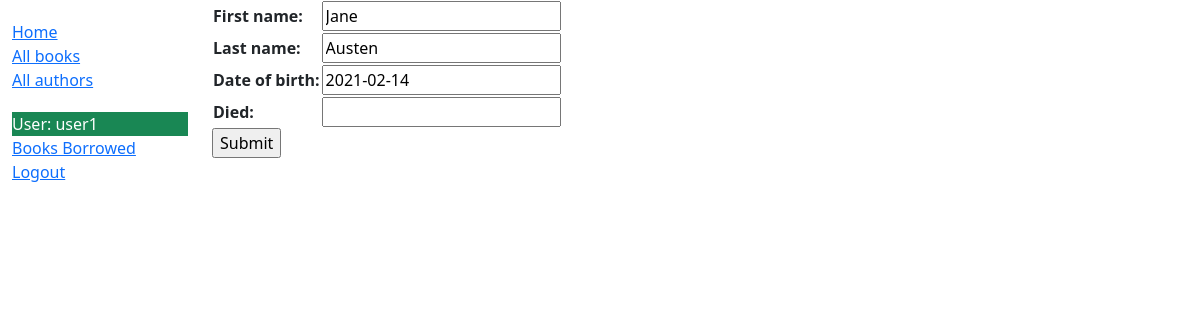
The app's page /catalog/author/1/update (signed in) with its own data.
### catalog/models.py (models this page shows, shortened)
class Author(models.Model):
	first_name = models.CharField(max_length=100)
	last_name = models.CharField(max_length=100)
	date_of_birth = models.DateField(null=True, blank=True)
	date_of_death = models.DateField('died', null=True, blank=True)
	class Meta:
		ordering = ['last_name', 'first_name']
		permissions = (('can_create_author', 'Create new author'), ('can_delete_author', 'Delete Author'),
		               ('can_update_author', 'Update Given Author'))

### catalog/views.py (the view)
# urls.py: path('author/<int:pk>/update', views.AuthorUpdate.as_view(), name='author-update'),
class AuthorUpdate(PermissionRequiredMixin, UpdateView):
	model = Author
	permission_required = 'catalog.can_update_author'
	fields = '__all__'

### catalog/templates/catalog/author_form.html (shortened to what this page needs)
{% extends 'base_generic.html' %}
{% block content %}
    <form action="" method="post">
        <table>
            {{ form.as_table }}
        </table>
        <input type="submit" value="Submit">
    </form>
{% endblock %}

### catalog/templates/base_generic.html (shortened to what this page needs)
<!DOCTYPE html>
<html lang="en">
<head>
    <link href="https://cdn.jsdelivr.net/npm/bootstrap@5.1.3/dist/css/bootstrap.min.css"
    rel="stylesheet"
>
    {% load static %}
    <link rel="stylesheet" href="{% static 'css/styles.css' %}">
</head>
<body>
    <div class="container-fluid">
        <div class="row">
            <div class="col-sm-2">
                {% block sidebar %}
                    <ul class="sidebar-nav">
                        <li>
                            <a href="{% url 'index' %}">Home</a>
                        </li>
                        <li>
                            <a href="{% url 'books' %}">All books</a>
                        </li>
                        <li>
                            <a href="{% url 'authors' %}">All authors</a>
                        </li>
                    </ul>
                    <ul class="sidebar-nav">
                        {% if user.is_authenticated and user.is_staff %}
                            <ul class="sidebar-nav">
                                <li class="text-light bg-primary">Librarian: {{ user.get_username }}</li>
                                {% if perms.catalog.can_mark_returned %}
                                    <li><a href="{% url 'loaned' %}">Borrowed Books & User List</a> </li>
                                    <li><a href="{% url 'logout' %}?next={{ request.path }}">Logout</a></li>
                                {% endif %}
                                {% elif user.is_authenticated %}
                                    <li class="text-white bg-success">User: {{ user.get_username }}</li>
                                    <li><a href="{% url 'my-borrowed' %}">Books Borrowed</a></li>
                                    <li><a href="{% url 'logout' %}?next={{ request.path }}">Logout</a></li>
                                {% else %}
                                    <li><a href="{% url 'login' %}">Login</a></li>
                             </ul>
                        {% endif %}
                    </ul>
                {% endblock %}
            </div>
        <div class="col-sm-10">
            {% block content %} {% endblock %}
        </div>
        </div>
    </div>
</body>
</html>

### catalog/static/css/styles.css (style rules this page uses)
.sidebar-nav { margin-top: 20px; padding: 0; list-style: none; }

### records on screen
Author: first_name "Jane", last_name "Austen", date_of_birth "2021-02-14"

### other values on screen
{{ user.get_username }} "user1"
